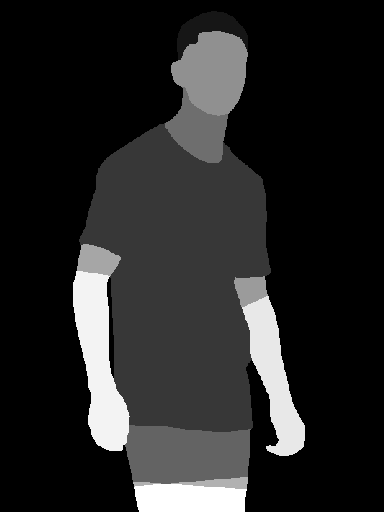
#> input picture image_processing/5/image/1.png, 384 x 512 px
$ python get_label_from_parse_image2.py image/1.png
#> lines starting #> are read from the running program, lines starting #| are printed output that depends on the picture; after the words box and inside, x2 and y2 are one past the last pixel; in counts of white or black regions, pixels touching at a corner belong together; long printed decimals are rounded
import os
import argparse
import numpy as np
import cv2

map_name_to_idx = {
    "Background" : 0,
    "Hat" : 1,
    "Hair" : 2,
    "Glove" : 3,
    "Sunglasses" : 4,
    "UpperClothes" : 5,
    "Dress" : 6,
    "Coat" : 7,
    "Socks" : 8,
    "Pants" : 9,
    "Jumpsuits" : 10,
    "Scarf" : 11,
    "Skirt" : 12,
    "Face" : 13,
    "LeftArm" : 14,
    "RightArm" : 15,
    "LeftLeg" : 16,
    "RightLeg" : 17,
    "LeftShoe" : 18,
    "RightShoe" : 19,
    "RightHand" : 20,
    "LeftHand" : 21,
}

map_name_to_rgb = {
    "Background" : (0,0,0),
    "Hat" : (128,0,0),
    "Hair" : (255,0,0),
    "Glove" : (0,85,0),
    "Sunglasses" : (170,0,51),
    "UpperClothes" : (255,85,0),
    "Dress" : (0,0,85),
    "Coat" : (0,119,221),
    "Socks" : (85,85,0),
    "Pants" : (0,85,85),
    "Jumpsuits" : (85,51,0),
    "Scarf" : (52,86,128),
    "Skirt" : (0,128,0),
    "Face" : (0,0,255),
    "LeftArm" : (51,170,221),
    "RightArm" : (0,255,255),
    "LeftLeg" : (85,255,170),
    "RightLeg" : (170,255,85),
    "LeftShoe" : (255,255,0),
    "RightShoe" : (255,170,0),
    "RightHand" : (0,255,65),
    "LeftHand" : (83,53,99),
}

if __name__ == '__main__':
    """
    セグメンテーションセグメンテーション画像から、ラベル値を取得する。（for ループを使用）
    """
    parser = argparse.ArgumentParser()
    parser.add_argument("in_image_path", type=str)
    parser.add_argument("--rgb", action='store_true' )
    args = parser.parse_args()

    image = cv2.imread(args.in_image_path)
#> image is the input picture: shape (512, 384, 3); min 0, max 23, mean 3.4

    if( args.rgb ):
        pass
    else:
        image = cv2.cvtColor(image, cv2.COLOR_RGB2GRAY)   # グレースケールに変換
#> image: shape (512, 384)
        #cv2.imwrite( args.in_image_path.replace(".png", "_Gray.png"), image )

    height, width = image.shape[0], image.shape[1]
#> height = 512; width = 384

    #------------------------
    # あるラベルに対して検出
    #------------------------
    if( args.rgb ):
        # == 演算子で 画像全体を比較
        # 各要素の True -> 対応するピクセルのラベル値が 0 ; True -> 対応するピクセルのラベル値が 0 でない
        b_matrix = ( image ==  map_name_to_rgb["Background"] )

        # 行列の True 要素の数の和を取る。この値が該当するラベルの総ピクセル数となる。
        n_true = np.sum( b_matrix[:,:,0] )   # for RGB
    else:
        b_matrix = ( image ==  map_name_to_idx["Background"] )
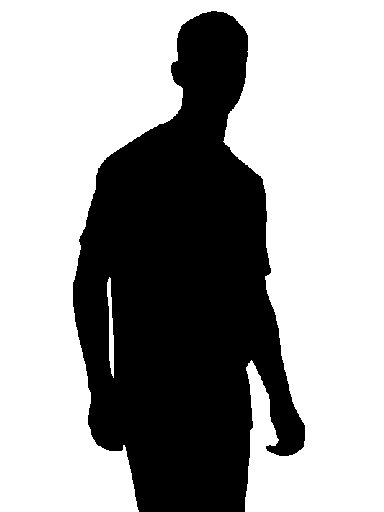
#> b_matrix: shape (512, 384) bool; 63.7% white; 1 black region, box (x1, y1, x2, y2) and area: (73, 11, 305, 512) 71312
        n_true = np.sum( b_matrix[:,:] )      # for Gray scale
#> n_true = 125296

    print( "b_matrix :", b_matrix )
#> (printed output is left out)
    print( "b_matrix.shape :", b_matrix.shape )
#| b_matrix.shape : (512, 384)
    print( "n_true :", n_true )
#| n_true : 125296

    # 画像全体に対してのラベル値が 0 の割合
    parcent = 100 * ( n_true / ( height * width ) )
#> parcent = 63.73
    print( "parcent :", parcent )
#| parcent : 63.729

    # ある一定以上の割合で、ラベル 0 が存在する場合
    threshold = 1
    if( parcent >= threshold ):
        print( "0 : Background" )

    #------------------------
    # 別のラベルに対しても検出
    #------------------------
    if( args.rgb ):
        b_matrix = ( image ==  map_name_to_rgb["Face"] )
        n_true = np.sum( b_matrix[:,:,0] )
    else:
        b_matrix = ( image ==  map_name_to_idx["Face"] )
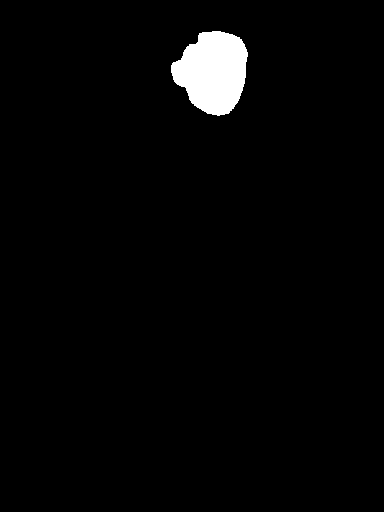
#> b_matrix: shape (512, 384) bool; 2.4% white; 1 white region, box (x1, y1, x2, y2) and area: (171, 31, 248, 116) 4665
        n_true = np.sum( b_matrix[:,:] )
#> n_true = 4665

    print( "b_matrix :", b_matrix )
#> (printed output is left out)
    print( "b_matrix.shape :", b_matrix.shape )
#| b_matrix.shape : (512, 384)

    parcent = 100 * ( n_true / ( height * width ) )
#> parcent = 2.37
    threshold = 1
    if( parcent >= threshold ):
        print( "parcent :", parcent )
#| parcent : 2.373
        print( "13 : Face" )

$ run again, on image_processing/5/image/3_RGB.png
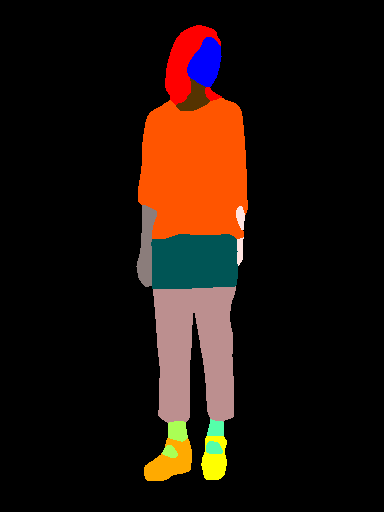
#> input picture image_processing/5/image/3_RGB.png, 384 x 512 px
#> image is the input picture: shape (512, 384, 3); mean B, G, R 11.4, 18.3, 32.4
#> `image = cv2.cvtColor(image, cv2.COLOR_RGB2GRAY)`:
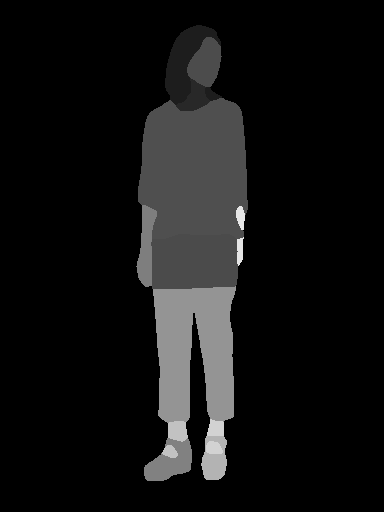
#> image: shape (512, 384); min 0, max 230, mean 17.8
#> `b_matrix = ( image ==  map_name_to_idx["Background"] )`:
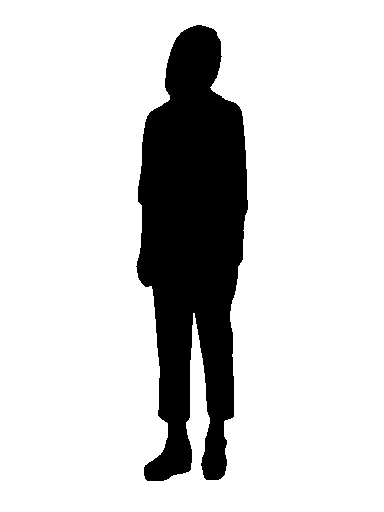
#> b_matrix: shape (512, 384) bool; 82.6% white; 1 black region, box (x1, y1, x2, y2) and area: (136, 25, 248, 481) 34158
#> `n_true = np.sum( b_matrix[:,:] )`: n_true = 162450
#> (printed output is left out)
#| b_matrix.shape : (512, 384)
#| n_true : 162450
#> `parcent = 100 * ( n_true / ( height * width ) )`: parcent = 82.63
#| parcent : 82.626
#> `n_true = np.sum( b_matrix[:,:] )`: n_true = 0
#> (printed output is left out)
#| b_matrix.shape : (512, 384)
